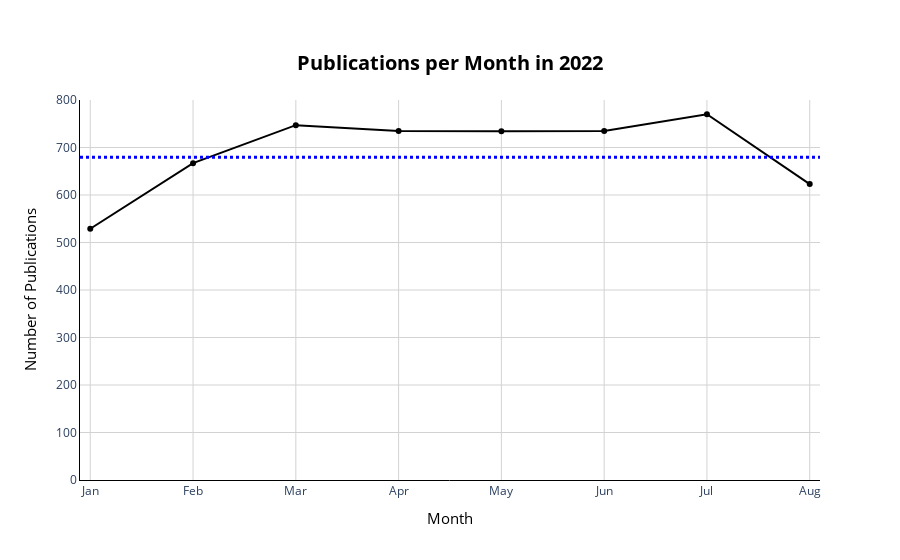

The notebook cell saved with this chart:
### Code cell
fig = px.line(df.groupby(['month_name'], as_index=False)['title'].count(), 
              x='month_name', y='title', title="Publications per Month",
              labels={"month_name": "Month",
                     "title": "Number of Publications",
                     },
              category_orders={ # replaces default order by column name
                 "month_name": ["Jan", "Feb", "Mar", 'Apr', "May", "Jun", 'Jul', 'Aug'],
              },
              template="plotly_white"
             )

fig.update_layout(
    title={'text': '<b>Publications per Month in 2022<b>',
           'y':0.9,
           'x':0.5,
           'font': {'size': 20, 'color': 'black'},
           'xanchor': 'center',
           'yanchor': 'top'})

fig.update_xaxes(
    title={'text': 'Month',
           'font': {'size': 15, 'color': 'black'},})

fig.update_yaxes(
    title={'text': 'Number of Publications',
           'font': {'size': 15, 'color': 'black'},})

fig.add_shape( # add a horizontal "target" line
    type="line", line_color="blue", line_width=3, opacity=1, line_dash="dot",
    x0=0, x1=1, xref="paper", y0=679.625, y1=679.625, yref="y")

fig.update_xaxes(showline=True, linewidth=1, linecolor='black')
fig.update_yaxes(showline=True, linewidth=1, linecolor='black')
fig.update_xaxes(showgrid=True, gridwidth=1, gridcolor='lightgray')
fig.update_yaxes(showgrid=True, gridwidth=1, gridcolor='lightgray')

fig.update_xaxes(range=[-0.1, 7.1])
fig.update_yaxes(range=[0, 800])
fig.update_traces(line_color='black', mode='lines+markers')

fig.show()

### Figure 1 — Plotly figure (JSON) as saved in the notebook; plotly's stock layout.template omitted (floating-point values rounded to 4 significant figures)
{"data": [{"hovertemplate": "Month=%{x}<br>Number of Publications=%{y}<extra></extra>", "legendgroup": "", "line": {"color": "black", "dash": "solid"}, "marker": {"symbol": "circle"}, "mode": "lines+markers", "name": "", "orientation": "v", "showlegend": false, "type": "scatter", "x": ["Jan", "Feb", "Mar", "Apr", "May", "Jun", "Jul", "Aug"], "xaxis": "x", "y": [529, 667, 747, 735, 734, 735, 770, 623], "yaxis": "y"}], "layout": {"legend": {"tracegroupgap": 0}, "shapes": [{"line": {"color": "blue", "dash": "dot", "width": 3}, "opacity": 1, "type": "line", "x0": 0, "x1": 1, "xref": "paper", "y0": 679.6, "y1": 679.6, "yref": "y"}], "title": {"font": {"color": "black", "size": 20}, "text": "<b>Publications per Month in 2022<b>", "x": 0.5, "xanchor": "center", "y": 0.9, "yanchor": "top"}, "xaxis": {"anchor": "y", "categoryarray": ["Jan", "Feb", "Mar", "Apr", "May", "Jun", "Jul", "Aug"], "categoryorder": "array", "domain": [0, 1], "gridcolor": "lightgray", "gridwidth": 1, "linecolor": "black", "linewidth": 1, "range": [-0.1, 7.1], "showgrid": true, "showline": true, "title": {"font": {"color": "black", "size": 15}, "text": "Month"}}, "yaxis": {"anchor": "x", "domain": [0, 1], "gridcolor": "lightgray", "gridwidth": 1, "linecolor": "black", "linewidth": 1, "range": [0, 800], "showgrid": true, "showline": true, "title": {"font": {"color": "black", "size": 15}, "text": "Number of Publications"}}}}
